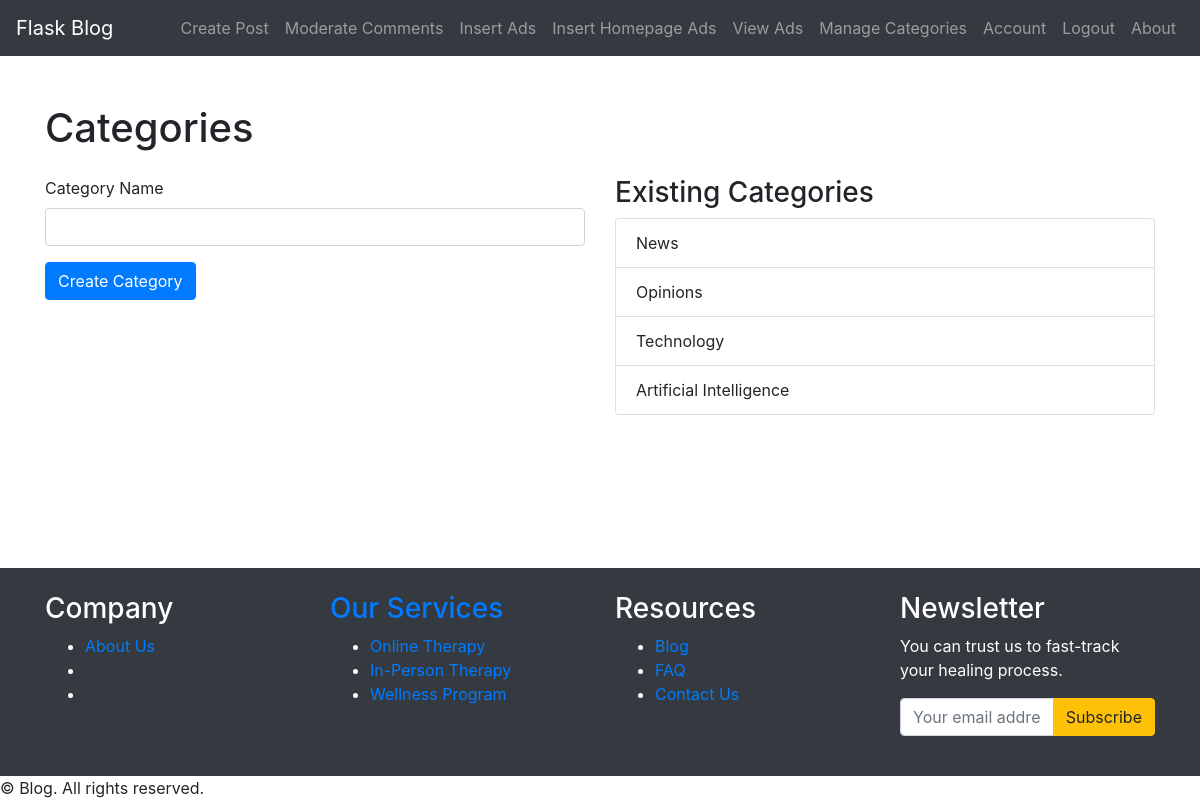
/categories (signed in), run on the app's committed database.
### app/models.py (models this page shows)
class Category(db.Model):
    id = db.Column(db.Integer, primary_key=True)
    name = db.Column(db.String(100), unique=True, nullable=False)
    posts = db.relationship('Post', back_populates='category')

### app/routes.py (the view)
@main.route('/categories', methods=['GET', 'POST'])
@admin_required
def categories():
    categories = Category.query.all()
    form = CategoryForm()
    if form.validate_on_submit():
        category = Category(name=form.name.data)
        db.session.add(category)
        db.session.commit()
        flash('Category has been created!', 'success')
        return redirect(url_for('main.categories'))
    return render_template('categories.html',
                           form=form,
                           title='Categories',
                           categories=categories)

### app/forms.py (shortened to what this page needs)
class CategoryForm(FlaskForm):
    name = StringField('Category Name', validators=[DataRequired()])
    submit = SubmitField('Create Category')

### app/__init__.py (called while the page is built)
def create_app(config_class=Config):
    app = Flask(__name__)
    app.config.from_object(config_class)
    db.init_app(app)
    migrate.init_app(app, db)
    bcrypt.init_app(app)
    login_manager.init_app(app)
    mail.init_app(app)
    @login_manager.user_loader
    def load_user(user_id):
        return User.query.get(int(user_id))
    from app.routes import main
    from app.errors.handlers import errors
    app.register_blueprint(main)
    app.register_blueprint(errors)
    app.static_folder = 'static'
    app.static_url_path = '/static'
    return app

### app/templates/categories.html (shortened to what this page needs)
{% extends "base.html" %}
{% block content %}
<h1 class="my-4">Categories</h1>
<div class="row">
    <div class="col-md-6">
        <form method="POST" action="">
            <div class="form-group">
                {{ form.name.label(class="form-label") }}
                {{ form.name(class="form-control") }}
            </div>
            <button type="submit" class="btn btn-primary">{{ form.submit.label.text }}</button>
        </form>
    </div>
    <div class="col-md-6">
        <h3>Existing Categories</h3>
        <ul class="list-group">
            {% for category in categories %}
            <li class="list-group-item">{{ category.name }}</li>
            {% endfor %}
        </ul>
    </div>
</div>
{% endblock %}

### data on the page
Category: name "News"
Category: name "Opinions"
Category: name "Technology"
Category: name "Artificial Intelligence"
